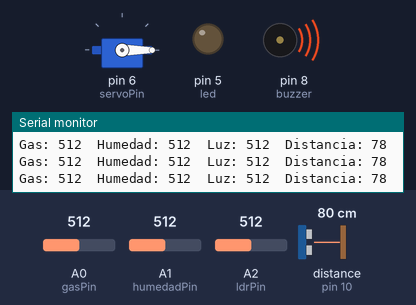
The sketch below on a simulated Arduino Uno, built with avr-gcc and run on an emulated ATmega328P. Shown: servo, output pins drawn as LEDs (lit = HIGH), buzzer (waves = sounding), the last lines printed to the serial monitor. Wiring (inferred from the names in the program): ultrasonic range finder: trigger pin 9; echo pin 10. The inputs (shaded band) are chosen by the test bench; at power-on: A2 (ldrPin) = 512, A0 (gasPin) = 512, distance to the obstacle (sensor on pin 10) 80 cm, A1 (humedadPin) = 512. The echo pulse lasts 58.3 µs per cm; pins used as bus, display or sensor lines are not drawn.

Above: at 1.2 s.
1.3 s: A2 (ldrPin) set to 408
2.8 s: A2 (ldrPin) set to 384
At 3.8 s:
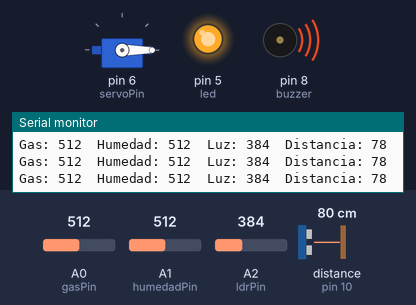
4.3 s: A0 (gasPin) set to 159
5.8 s: A0 (gasPin) set to 140
At 7.1 s:
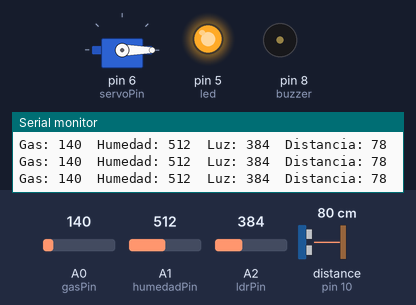
7.4 s: distance to the obstacle (sensor on pin 10) set to 24 cm
8.9 s: distance to the obstacle (sensor on pin 10) set to 19 cm
At 9.5 s:
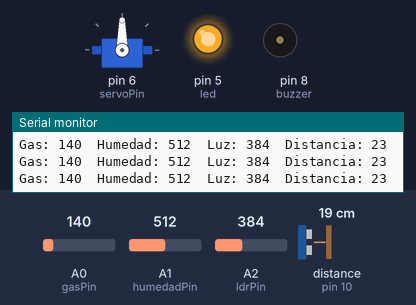
Timing chart, 0 to 11.5 s (numbered marks = the images above; inputs shaded):
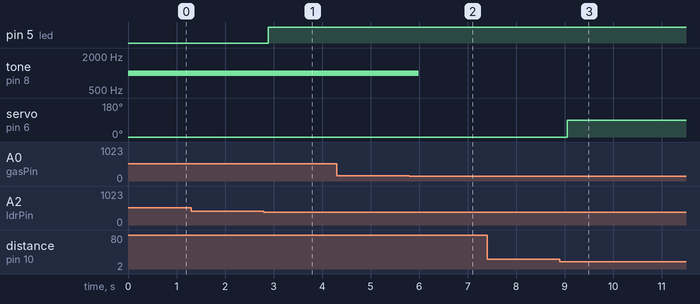

Measured:
- the behaviour switches between 400 and 399 on A2 (ldrPin) (found by bisection; images 0 and 1)
- the behaviour switches between 150 and 149 on A0 (gasPin) (found by bisection; images 1 and 2)
- the behaviour switches between 22 and 21 cm on distance to the obstacle (sensor on pin 10) (found by bisection; images 2 and 3)
- after the input at 2.8 s, pin 5 (led): LOW → HIGH after 0.10 s
- after the input at 5.8 s, tone on pin 8 (buzzer): 1000 Hz → silent after 0.19 s
- after the input at 8.9 s, servo on pin 6 (servoPin): 0° → 90° after 0.16 s

The sketch:

proyecto_sensores.ino
```cpp
#include <Servo.h>


Servo servo;


// Pines
const int trigPin = 9;
const int echoPin = 10;
const int servoPin = 6;


const int gasPin = A0;
const int humedadPin = A1;
const int ldrPin = A2;


const int buzzer = 8;
const int led = 5;


// Umbrales
const int umbralGas = 150;       // Suena con poca cantidad de gas
const int umbralHumedad = 500;
const int umbralLuz = 400;


void setup() {


  Serial.begin(9600);


  servo.attach(servoPin);
  servo.write(0);


  pinMode(trigPin, OUTPUT);
  pinMode(echoPin, INPUT);


  pinMode(buzzer, OUTPUT);
  pinMode(led, OUTPUT);
}


void loop() {


  // ---------- Sensor ultrasónico ----------
  digitalWrite(trigPin, LOW);
  delayMicroseconds(2);


  digitalWrite(trigPin, HIGH);
  delayMicroseconds(10);


  digitalWrite(trigPin, LOW);


  long duracion = pulseIn(echoPin, HIGH);
  int distancia = duracion * 0.034 / 2;


  if (distancia > 0 && distancia <= 20) {
    servo.write(90);
    delay(3000);
    servo.write(0);
  }


  // ---------- Sensor de gas ----------
  int gas = analogRead(gasPin);


  // ---------- Sensor de humedad ----------
  int humedad = analogRead(humedadPin);


  // ---------- Fotoresistencia ----------
  int luz = analogRead(ldrPin);


  // LED
  if (luz < umbralLuz) {
    digitalWrite(led, HIGH);
  } else {
    digitalWrite(led, LOW);
  }


  // Buzzer
  if (gas >= umbralGas || humedad < umbralHumedad) {
    tone(buzzer, 1000);
  } else {
    noTone(buzzer);
  }


  // Mostrar valores
  Serial.print("Gas: ");
  Serial.print(gas);
  Serial.print("  Humedad: ");
  Serial.print(humedad);
  Serial.print("  Luz: ");
  Serial.print(luz);
  Serial.print("  Distancia: ");
  Serial.println(distancia);


  delay(200);
}
```
